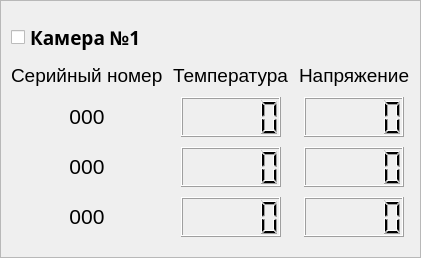
               <widget class="QFrame" name="por2_cam1_frame">
                <property name="frameShape">
                 <enum>QFrame::StyledPanel</enum>
                </property>
                <property name="frameShadow">
                 <enum>QFrame::Plain</enum>
                </property>
                <layout class="QGridLayout" name="gridLayout_12">
                 <property name="leftMargin">
                  <number>10</number>
                 </property>
                 <property name="topMargin">
                  <number>20</number>
                 </property>
                 <property name="rightMargin">
                  <number>10</number>
                 </property>
                 <property name="bottomMargin">
                  <number>20</number>
                 </property>
                 <property name="spacing">
                  <number>10</number>
                 </property>
                 <item row="5" column="1" colspan="2" alignment="Qt::AlignHCenter">
                  <widget class="QLCDNumber" name="por2_cam1_sens2temp_lcdNum">
                   <property name="minimumSize">
                    <size>
                     <width>100</width>
                     <height>40</height>
                    </size>
                   </property>
                   <property name="maximumSize">
                    <size>
                     <width>100</width>
                     <height>40</height>
                    </size>
                   </property>
                   <property name="font">
                    <font>
                     <pointsize>10</pointsize>
                    </font>
                   </property>
                   <property name="styleSheet">
                    <string notr="true"/>
                   </property>
                   <property name="digitCount">
                    <number>5</number>
                   </property>
                   <property name="value" stdset="0">
                    <double>0.000000000000000</double>
                   </property>
                   <property name="intValue" stdset="0">
                    <number>0</number>
                   </property>
                  </widget>
                 </item>
                 <item row="6" column="3" alignment="Qt::AlignHCenter">
                  <widget class="QLCDNumber" name="por2_cam1_sens3bat_lcdNum">
                   <property name="minimumSize">
                    <size>
                     <width>100</width>
                     <height>40</height>
                    </size>
                   </property>
                   <property name="maximumSize">
                    <size>
                     <width>100</width>
                     <height>40</height>
                    </size>
                   </property>
                   <property name="font">
                    <font>
                     <pointsize>10</pointsize>
                    </font>
                   </property>
                   <property name="styleSheet">
                    <string notr="true"/>
                   </property>
                   <property name="digitCount">
                    <number>5</number>
                   </property>
                   <property name="value" stdset="0">
                    <double>0.000000000000000</double>
                   </property>
                   <property name="intValue" stdset="0">
                    <number>0</number>
                   </property>
                  </widget>
                 </item>
                 <item row="2" column="0">
                  <widget class="QCheckBox" name="por2_cam1_checkBox">
                   <property name="maximumSize">
                    <size>
                     <width>150</width>
                     <height>16777215</height>
                    </size>
                   </property>
                   <property name="font">
                    <font>
                     <family>Arial Black</family>
                     <pointsize>14</pointsize>
                     <weight>75</weight>
                     <bold>true</bold>
                    </font>
                   </property>
                   <property name="text">
                    <string>Камера №1</string>
                   </property>
                  </widget>
                 </item>
                 <item row="6" column="0" alignment="Qt::AlignHCenter">
                  <widget class="QLabel" name="por2_cam1_sens3serial_label">
                   <property name="minimumSize">
                    <size>
                     <width>0</width>
                     <height>25</height>
                    </size>
                   </property>
                   <property name="font">
                    <font>
                     <family>Arial</family>
                     <pointsize>14</pointsize>
                    </font>
                   </property>
                   <property name="text">
                    <string>&lt;html&gt;&lt;head/&gt;&lt;body&gt;&lt;p align=&quot;center&quot;&gt;&lt;span style=&quot; font-size:16pt;&quot;&gt;000&lt;/span&gt;&lt;/p&gt;&lt;/body&gt;&lt;/html&gt;</string>
                   </property>
                  </widget>
                 </item>
                 <item row="6" column="1" colspan="2" alignment="Qt::AlignHCenter">
                  <widget class="QLCDNumber" name="por2_cam1_sens3temp_lcdNum">
                   <property name="minimumSize">
                    <size>
                     <width>100</width>
                     <height>40</height>
                    </size>
                   </property>
                   <property name="maximumSize">
                    <size>
                     <width>70</width>
                     <height>40</height>
                    </size>
                   </property>
                   <property name="font">
                    <font>
                     <pointsize>10</pointsize>
                    </font>
                   </property>
                   <property name="styleSheet">
                    <string notr="true"/>
                   </property>
                   <property name="digitCount">
                    <number>5</number>
                   </property>
                   <property name="value" stdset="0">
                    <double>0.000000000000000</double>
                   </property>
                   <property name="intValue" stdset="0">
                    <number>0</number>
                   </property>
                  </widget>
                 </item>
                 <item row="3" column="3">
                  <widget class="QLabel" name="por2_cam1_bat_label">
                   <property name="font">
                    <font>
                     <family>Arial</family>
                     <pointsize>14</pointsize>
                    </font>
                   </property>
                   <property name="text">
                    <string>Напряжение</string>
                   </property>
                  </widget>
                 </item>
                 <item row="5" column="0" alignment="Qt::AlignHCenter">
                  <widget class="QLabel" name="por2_cam1_sens2serial_label">
                   <property name="minimumSize">
                    <size>
                     <width>0</width>
                     <height>25</height>
                    </size>
                   </property>
                   <property name="font">
                    <font>
                     <family>Arial</family>
                     <pointsize>14</pointsize>
                    </font>
                   </property>
                   <property name="text">
                    <string>&lt;html&gt;&lt;head/&gt;&lt;body&gt;&lt;p align=&quot;center&quot;&gt;&lt;span style=&quot; font-size:16pt;&quot;&gt;000&lt;/span&gt;&lt;/p&gt;&lt;/body&gt;&lt;/html&gt;</string>
                   </property>
                  </widget>
                 </item>
                 <item row="4" column="3" alignment="Qt::AlignHCenter">
                  <widget class="QLCDNumber" name="por2_cam1_sens1bat_lcdNum">
                   <property name="minimumSize">
                    <size>
                     <width>100</width>
                     <height>40</height>
                    </size>
                   </property>
                   <property name="maximumSize">
                    <size>
                     <width>100</width>
                     <height>40</height>
                    </size>
                   </property>
                   <property name="font">
                    <font>
                     <pointsize>10</pointsize>
                    </font>
                   </property>
                   <property name="styleSheet">
                    <string notr="true"/>
                   </property>
                   <property name="digitCount">
                    <number>5</number>
                   </property>
                   <property name="value" stdset="0">
                    <double>0.000000000000000</double>
                   </property>
                   <property name="intValue" stdset="0">
                    <number>0</number>
                   </property>
                  </widget>
                 </item>
                 <item row="3" column="0">
                  <widget class="QLabel" name="por2_cam1_sernum_label">
                   <property name="font">
                    <font>
                     <family>Arial</family>
                     <pointsize>14</pointsize>
                    </font>
                   </property>
                   <property name="text">
                    <string>Серийный номер</string>
                   </property>
                  </widget>
                 </item>
                 <item row="5" column="3" alignment="Qt::AlignHCenter">
                  <widget class="QLCDNumber" name="por2_cam1_sens2bat_lcdNum">
                   <property name="minimumSize">
                    <size>
                     <width>100</width>
                     <height>40</height>
                    </size>
                   </property>
                   <property name="maximumSize">
                    <size>
                     <width>100</width>
                     <height>40</height>
                    </size>
                   </property>
                   <property name="font">
                    <font>
                     <pointsize>10</pointsize>
                    </font>
                   </property>
                   <property name="styleSheet">
                    <string notr="true"/>
                   </property>
                   <property name="digitCount">
                    <number>5</number>
                   </property>
                   <property name="value" stdset="0">
                    <double>0.000000000000000</double>
                   </property>
                   <property name="intValue" stdset="0">
                    <number>0</number>
                   </property>
                  </widget>
                 </item>
                 <item row="4" column="1" colspan="2" alignment="Qt::AlignHCenter">
                  <widget class="QLCDNumber" name="por2_cam1_sens1temp_lcdNum">
                   <property name="minimumSize">
                    <size>
                     <width>100</width>
                     <height>40</height>
                    </size>
                   </property>
                   <property name="maximumSize">
                    <size>
                     <width>100</width>
                     <height>40</height>
                    </size>
                   </property>
                   <property name="font">
                    <font>
                     <pointsize>10</pointsize>
                    </font>
                   </property>
                   <property name="styleSheet">
                    <string notr="true"/>
                   </property>
                   <property name="digitCount">
                    <number>5</number>
                   </property>
                   <property name="value" stdset="0">
                    <double>0.000000000000000</double>
                   </property>
                   <property name="intValue" stdset="0">
                    <number>0</number>
                   </property>
                  </widget>
                 </item>
                 <item row="3" column="1" colspan="2">
                  <widget class="QLabel" name="por2_cam1_temp_label">
                   <property name="font">
                    <font>
                     <family>Arial</family>
                     <pointsize>14</pointsize>
                    </font>
                   </property>
                   <property name="text">
                    <string>Температура</string>
                   </property>
                  </widget>
                 </item>
                 <item row="4" column="0" alignment="Qt::AlignHCenter">
                  <widget class="QLabel" name="por2_cam1_sens1serial_label">
                   <property name="minimumSize">
                    <size>
                     <width>0</width>
                     <height>25</height>
                    </size>
                   </property>
                   <property name="font">
                    <font>
                     <family>Arial</family>
                     <pointsize>16</pointsize>
                    </font>
                   </property>
                   <property name="text">
                    <string>&lt;html&gt;&lt;head/&gt;&lt;body&gt;&lt;p align=&quot;center&quot;&gt;000&lt;/p&gt;&lt;/body&gt;&lt;/html&gt;</string>
                   </property>
                  </widget>
                 </item>
                </layout>
               </widget>
